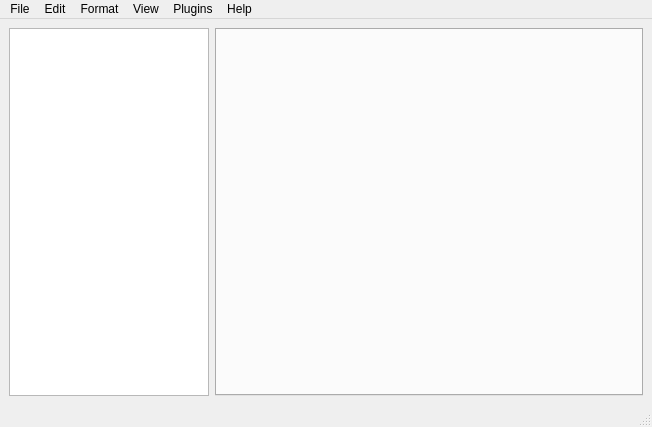
<?xml version="1.0" encoding="UTF-8"?>
<ui version="4.0">
 <class>MainWindow</class>
 <widget class="QMainWindow" name="MainWindow">
  <property name="geometry">
   <rect>
    <x>0</x>
    <y>0</y>
    <width>652</width>
    <height>427</height>
   </rect>
  </property>
  <property name="palette">
   <palette>
    <active/>
    <inactive/>
    <disabled/>
   </palette>
  </property>
  <property name="windowTitle">
   <string>[*]Notepad--</string>
  </property>
  <property name="windowIcon">
   <iconset resource="resource.qrc">
    <normaloff>:/resources/notepad.ico</normaloff>:/resources/notepad.ico</iconset>
  </property>
  <property name="styleSheet">
   <string notr="true"/>
  </property>
  <widget class="QWidget" name="centralwidget">
   <property name="enabled">
    <bool>true</bool>
   </property>
   <property name="styleSheet">
    <string notr="true"/>
   </property>
   <layout class="QVBoxLayout" name="verticalLayout">
    <item>
     <layout class="QHBoxLayout" name="horizontalLayout">
      <item>
       <widget class="QTreeView" name="treeView">
        <property name="sizePolicy">
         <sizepolicy hsizetype="Minimum" vsizetype="Expanding">
          <horstretch>0</horstretch>
          <verstretch>0</verstretch>
         </sizepolicy>
        </property>
        <property name="maximumSize">
         <size>
          <width>200</width>
          <height>16777215</height>
         </size>
        </property>
        <property name="styleSheet">
         <string notr="true"/>
        </property>
       </widget>
      </item>
      <item>
       <widget class="QTabWidget" name="tabWidget">
        <property name="styleSheet">
         <string notr="true"/>
        </property>
        <property name="currentIndex">
         <number>-1</number>
        </property>
        <property name="tabsClosable">
         <bool>false</bool>
        </property>
       </widget>
      </item>
     </layout>
    </item>
   </layout>
  </widget>
  <widget class="QMenuBar" name="menuBar">
   <property name="geometry">
    <rect>
     <x>0</x>
     <y>0</y>
     <width>652</width>
     <height>20</height>
    </rect>
   </property>
   <property name="palette">
    <palette>
     <active/>
     <inactive/>
     <disabled/>
    </palette>
   </property>
   <property name="styleSheet">
    <string notr="true"/>
   </property>
   <widget class="QMenu" name="menuFile">
    <property name="palette">
     <palette>
      <active/>
      <inactive/>
      <disabled/>
     </palette>
    </property>
    <property name="styleSheet">
     <string notr="true"/>
    </property>
    <property name="title">
     <string>File</string>
    </property>
    <addaction name="actionNew_File"/>
    <addaction name="actionOpen_File"/>
    <addaction name="actionOpen_Folder"/>
    <addaction name="separator"/>
    <addaction name="actionSave"/>
    <addaction name="actionSave_As"/>
    <addaction name="separator"/>
    <addaction name="actionClose_File"/>
    <addaction name="actionExit"/>
   </widget>
   <widget class="QMenu" name="menuEdit">
    <property name="palette">
     <palette>
      <active/>
      <inactive/>
      <disabled/>
     </palette>
    </property>
    <property name="title">
     <string>Edit</string>
    </property>
    <addaction name="actionUndo"/>
    <addaction name="actionRedo"/>
    <addaction name="separator"/>
    <addaction name="actionCut"/>
    <addaction name="actionCopy"/>
    <addaction name="actionPaste"/>
    <addaction name="separator"/>
    <addaction name="actionSelect_All"/>
   </widget>
   <widget class="QMenu" name="menuHelp">
    <property name="palette">
     <palette>
      <active/>
      <inactive/>
      <disabled/>
     </palette>
    </property>
    <property name="title">
     <string>Help</string>
    </property>
    <addaction name="actionAbout"/>
    <addaction name="actionAbout_Qt"/>
   </widget>
   <widget class="QMenu" name="menuView">
    <property name="title">
     <string>View</string>
    </property>
    <addaction name="actionEnter_Distraction_Free_Mode"/>
    <addaction name="actionShow_Folder_View"/>
   </widget>
   <widget class="QMenu" name="menuFormat">
    <property name="title">
     <string>Format</string>
    </property>
    <addaction name="actionFont"/>
   </widget>
   <widget class="QMenu" name="menuPlugins">
    <property name="title">
     <string>Plugins</string>
    </property>
    <addaction name="actionPaste_to_Pastebin"/>
   </widget>
   <addaction name="menuFile"/>
   <addaction name="menuEdit"/>
   <addaction name="menuFormat"/>
   <addaction name="menuView"/>
   <addaction name="menuPlugins"/>
   <addaction name="menuHelp"/>
  </widget>
  <widget class="QStatusBar" name="statusBar">
   <property name="styleSheet">
    <string notr="true"/>
   </property>
  </widget>
  <action name="actionNew_File">
   <property name="text">
    <string>New File</string>
   </property>
   <property name="shortcut">
    <string>Ctrl+N</string>
   </property>
  </action>
  <action name="actionOpen_File">
   <property name="text">
    <string>Open File</string>
   </property>
   <property name="shortcut">
    <string>Ctrl+O</string>
   </property>
  </action>
  <action name="actionSave">
   <property name="text">
    <string>Save</string>
   </property>
   <property name="shortcut">
    <string>Ctrl+S</string>
   </property>
  </action>
  <action name="actionSave_As">
   <property name="text">
    <string>Save As</string>
   </property>
   <property name="shortcut">
    <string>Ctrl+Shift+S</string>
   </property>
  </action>
  <action name="actionClose_File">
   <property name="text">
    <string>Close File</string>
   </property>
   <property name="shortcut">
    <string>Ctrl+W</string>
   </property>
  </action>
  <action name="actionExit">
   <property name="text">
    <string>Exit</string>
   </property>
  </action>
  <action name="actionUndo">
   <property name="enabled">
    <bool>false</bool>
   </property>
   <property name="text">
    <string>Undo</string>
   </property>
   <property name="shortcut">
    <string>Ctrl+Z</string>
   </property>
  </action>
  <action name="actionRedo">
   <property name="enabled">
    <bool>false</bool>
   </property>
   <property name="text">
    <string>Redo</string>
   </property>
   <property name="shortcut">
    <string>Ctrl+Y</string>
   </property>
  </action>
  <action name="actionCut">
   <property name="enabled">
    <bool>false</bool>
   </property>
   <property name="text">
    <string>Cut</string>
   </property>
   <property name="shortcut">
    <string>Ctrl+X</string>
   </property>
  </action>
  <action name="actionCopy">
   <property name="enabled">
    <bool>false</bool>
   </property>
   <property name="text">
    <string>Copy</string>
   </property>
   <property name="shortcut">
    <string>Ctrl+C</string>
   </property>
  </action>
  <action name="actionPaste">
   <property name="enabled">
    <bool>false</bool>
   </property>
   <property name="text">
    <string>Paste</string>
   </property>
   <property name="shortcut">
    <string>Ctrl+V</string>
   </property>
  </action>
  <action name="actionAbout">
   <property name="text">
    <string>About</string>
   </property>
  </action>
  <action name="actionAbout_Qt">
   <property name="text">
    <string>About Qt</string>
   </property>
  </action>
  <action name="actionSelect_All">
   <property name="enabled">
    <bool>false</bool>
   </property>
   <property name="text">
    <string>Select All</string>
   </property>
   <property name="shortcut">
    <string>Ctrl+A</string>
   </property>
  </action>
  <action name="actionEnter_Distraction_Free_Mode">
   <property name="text">
    <string>Enter Distraction Free Mode</string>
   </property>
  </action>
  <action name="actionFont">
   <property name="text">
    <string>Font</string>
   </property>
  </action>
  <action name="actionShow_Folder_View">
   <property name="text">
    <string>Show Folder View</string>
   </property>
  </action>
  <action name="actionOpen_Folder">
   <property name="text">
    <string>Open Folder</string>
   </property>
  </action>
  <action name="actionPaste_to_Pastebin">
   <property name="text">
    <string>Paste to Pastebin</string>
   </property>
  </action>
 </widget>
 <resources>
  <include location="resource.qrc"/>
 </resources>
 <connections/>
</ui>
